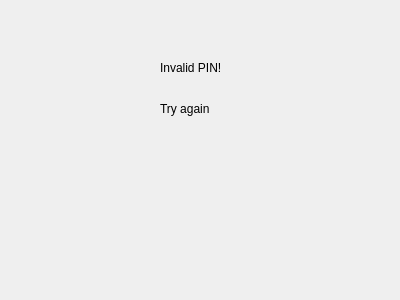
<?xml version="1.0" encoding="UTF-8"?>
<ui version="4.0">
 <class>Atm_ChangePin_Error</class>
 <widget class="QWidget" name="Atm_ChangePin_Error">
  <property name="geometry">
   <rect>
    <x>0</x>
    <y>0</y>
    <width>400</width>
    <height>300</height>
   </rect>
  </property>
  <property name="windowTitle">
   <string>CHANGE PIN ERROR</string>
  </property>
  <widget class="QLabel" name="label">
   <property name="geometry">
    <rect>
     <x>160</x>
     <y>60</y>
     <width>121</width>
     <height>16</height>
    </rect>
   </property>
   <property name="text">
    <string>Invalid PIN!</string>
   </property>
  </widget>
  <widget class="QLabel" name="label_2">
   <property name="geometry">
    <rect>
     <x>160</x>
     <y>100</y>
     <width>59</width>
     <height>17</height>
    </rect>
   </property>
   <property name="text">
    <string>Try again</string>
   </property>
  </widget>
 </widget>
 <resources/>
 <connections/>
</ui>
